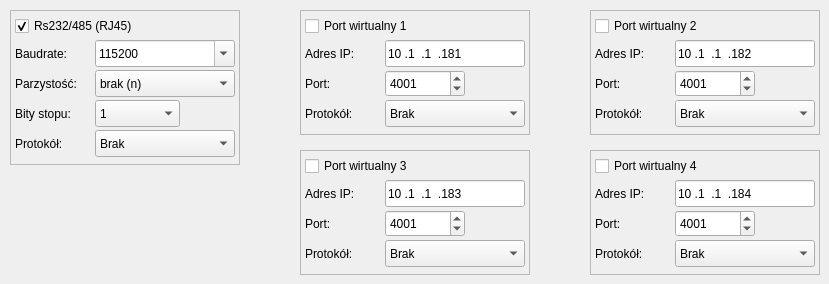
      <widget class="QWidget" name="tab_10">
       <attribute name="title">
        <string>RS232/485</string>
       </attribute>
       <widget class="QFrame" name="frame_11">
        <property name="geometry">
         <rect>
          <x>10</x>
          <y>10</y>
          <width>230</width>
          <height>155</height>
         </rect>
        </property>
        <property name="frameShape">
         <enum>QFrame::StyledPanel</enum>
        </property>
        <property name="frameShadow">
         <enum>QFrame::Raised</enum>
        </property>
        <widget class="QCheckBox" name="rsActiveChk">
         <property name="geometry">
          <rect>
           <x>5</x>
           <y>5</y>
           <width>150</width>
           <height>22</height>
          </rect>
         </property>
         <property name="text">
          <string>Rs232/485 (RJ45)</string>
         </property>
         <property name="checked">
          <bool>true</bool>
         </property>
        </widget>
        <widget class="QLabel" name="label_80">
         <property name="geometry">
          <rect>
           <x>5</x>
           <y>35</y>
           <width>70</width>
           <height>17</height>
          </rect>
         </property>
         <property name="text">
          <string>Baudrate:</string>
         </property>
        </widget>
        <widget class="QLabel" name="label_81">
         <property name="geometry">
          <rect>
           <x>5</x>
           <y>65</y>
           <width>80</width>
           <height>17</height>
          </rect>
         </property>
         <property name="text">
          <string>Parzystość:</string>
         </property>
        </widget>
        <widget class="QLabel" name="label_82">
         <property name="geometry">
          <rect>
           <x>5</x>
           <y>95</y>
           <width>80</width>
           <height>17</height>
          </rect>
         </property>
         <property name="text">
          <string>Bity stopu:</string>
         </property>
        </widget>
        <widget class="QLabel" name="label_83">
         <property name="geometry">
          <rect>
           <x>5</x>
           <y>125</y>
           <width>70</width>
           <height>17</height>
          </rect>
         </property>
         <property name="text">
          <string>Protokół:</string>
         </property>
        </widget>
        <widget class="QComboBox" name="rsBaudrateCmb">
         <property name="geometry">
          <rect>
           <x>85</x>
           <y>30</y>
           <width>140</width>
           <height>27</height>
          </rect>
         </property>
         <property name="editable">
          <bool>true</bool>
         </property>
         <property name="currentIndex">
          <number>12</number>
         </property>
         <item>
          <property name="text">
           <string>50</string>
          </property>
         </item>
         <item>
          <property name="text">
           <string>100</string>
          </property>
         </item>
         <item>
          <property name="text">
           <string>110</string>
          </property>
         </item>
         <item>
          <property name="text">
           <string>300</string>
          </property>
         </item>
         <item>
          <property name="text">
           <string>600</string>
          </property>
         </item>
         <item>
          <property name="text">
           <string>1200</string>
          </property>
         </item>
         <item>
          <property name="text">
           <string>2400</string>
          </property>
         </item>
         <item>
          <property name="text">
           <string>4800</string>
          </property>
         </item>
         <item>
          <property name="text">
           <string>9600</string>
          </property>
         </item>
         <item>
          <property name="text">
           <string>19200</string>
          </property>
         </item>
         <item>
          <property name="text">
           <string>38400</string>
          </property>
         </item>
         <item>
          <property name="text">
           <string>57600</string>
          </property>
         </item>
         <item>
          <property name="text">
           <string>115200</string>
          </property>
         </item>
        </widget>
        <widget class="QComboBox" name="rsParityCmb">
         <property name="geometry">
          <rect>
           <x>85</x>
           <y>60</y>
           <width>140</width>
           <height>27</height>
          </rect>
         </property>
         <property name="currentIndex">
          <number>0</number>
         </property>
         <item>
          <property name="text">
           <string>brak (n)</string>
          </property>
         </item>
         <item>
          <property name="text">
           <string>parzysty (e)</string>
          </property>
         </item>
         <item>
          <property name="text">
           <string>nieparzysty (o)</string>
          </property>
         </item>
        </widget>
        <widget class="QComboBox" name="rsStopBitsCmb">
         <property name="geometry">
          <rect>
           <x>85</x>
           <y>90</y>
           <width>85</width>
           <height>27</height>
          </rect>
         </property>
         <item>
          <property name="text">
           <string>1</string>
          </property>
         </item>
         <item>
          <property name="text">
           <string>2</string>
          </property>
         </item>
        </widget>
        <widget class="QComboBox" name="rsProtocolCmb">
         <property name="geometry">
          <rect>
           <x>85</x>
           <y>120</y>
           <width>140</width>
           <height>27</height>
          </rect>
         </property>
         <property name="currentIndex">
          <number>0</number>
         </property>
         <item>
          <property name="text">
           <string>Brak</string>
          </property>
         </item>
         <item>
          <property name="text">
           <string>Konsola</string>
          </property>
         </item>
         <item>
          <property name="text">
           <string>Modbus master</string>
          </property>
         </item>
         <item>
          <property name="text">
           <string>Licznik energii</string>
          </property>
         </item>
        </widget>
       </widget>
       <widget class="QFrame" name="frame_12">
        <property name="geometry">
         <rect>
          <x>300</x>
          <y>10</y>
          <width>230</width>
          <height>125</height>
         </rect>
        </property>
        <property name="frameShape">
         <enum>QFrame::StyledPanel</enum>
        </property>
        <property name="frameShadow">
         <enum>QFrame::Raised</enum>
        </property>
        <widget class="QCheckBox" name="virtRs1ActiveChk">
         <property name="geometry">
          <rect>
           <x>5</x>
           <y>5</y>
           <width>150</width>
           <height>22</height>
          </rect>
         </property>
         <property name="text">
          <string>Port wirtualny 1</string>
         </property>
         <property name="checked">
          <bool>false</bool>
         </property>
        </widget>
        <widget class="QLabel" name="label_87">
         <property name="geometry">
          <rect>
           <x>5</x>
           <y>95</y>
           <width>70</width>
           <height>17</height>
          </rect>
         </property>
         <property name="text">
          <string>Protokół:</string>
         </property>
        </widget>
        <widget class="QComboBox" name="virtRs1ProtocolCmb">
         <property name="geometry">
          <rect>
           <x>85</x>
           <y>90</y>
           <width>140</width>
           <height>27</height>
          </rect>
         </property>
         <property name="currentIndex">
          <number>0</number>
         </property>
         <item>
          <property name="text">
           <string>Brak</string>
          </property>
         </item>
         <item>
          <property name="text">
           <string>Konsola</string>
          </property>
         </item>
         <item>
          <property name="text">
           <string>Modbus master</string>
          </property>
         </item>
         <item>
          <property name="text">
           <string>Licznik energii</string>
          </property>
         </item>
        </widget>
        <widget class="QLineEdit" name="virtRs1IpAddrEdit">
         <property name="geometry">
          <rect>
           <x>85</x>
           <y>30</y>
           <width>140</width>
           <height>27</height>
          </rect>
         </property>
         <property name="inputMask">
          <string>000.000.000.000</string>
         </property>
         <property name="text">
          <string>10.1.1.181</string>
         </property>
        </widget>
        <widget class="QLabel" name="label_84">
         <property name="geometry">
          <rect>
           <x>5</x>
           <y>35</y>
           <width>60</width>
           <height>17</height>
          </rect>
         </property>
         <property name="text">
          <string>Adres IP:</string>
         </property>
        </widget>
        <widget class="QLabel" name="label_85">
         <property name="geometry">
          <rect>
           <x>5</x>
           <y>65</y>
           <width>40</width>
           <height>17</height>
          </rect>
         </property>
         <property name="text">
          <string>Port:</string>
         </property>
        </widget>
        <widget class="QSpinBox" name="virtRs1Port">
         <property name="geometry">
          <rect>
           <x>85</x>
           <y>60</y>
           <width>80</width>
           <height>27</height>
          </rect>
         </property>
         <property name="maximum">
          <number>65535</number>
         </property>
         <property name="value">
          <number>4001</number>
         </property>
        </widget>
       </widget>
       <widget class="QFrame" name="frame_13">
        <property name="geometry">
         <rect>
          <x>590</x>
          <y>10</y>
          <width>230</width>
          <height>125</height>
         </rect>
        </property>
        <property name="frameShape">
         <enum>QFrame::StyledPanel</enum>
        </property>
        <property name="frameShadow">
         <enum>QFrame::Raised</enum>
        </property>
        <widget class="QCheckBox" name="virtRs2ActiveChk">
         <property name="geometry">
          <rect>
           <x>5</x>
           <y>5</y>
           <width>150</width>
           <height>22</height>
          </rect>
         </property>
         <property name="text">
          <string>Port wirtualny 2</string>
         </property>
         <property name="checked">
          <bool>false</bool>
         </property>
        </widget>
        <widget class="QLabel" name="label_88">
         <property name="geometry">
          <rect>
           <x>5</x>
           <y>95</y>
           <width>70</width>
           <height>17</height>
          </rect>
         </property>
         <property name="text">
          <string>Protokół:</string>
         </property>
        </widget>
        <widget class="QComboBox" name="virtRs2ProtocolCmb">
         <property name="geometry">
          <rect>
           <x>85</x>
           <y>90</y>
           <width>140</width>
           <height>27</height>
          </rect>
         </property>
         <property name="currentIndex">
          <number>0</number>
         </property>
         <item>
          <property name="text">
           <string>Brak</string>
          </property>
         </item>
         <item>
          <property name="text">
           <string>Konsola</string>
          </property>
         </item>
         <item>
          <property name="text">
           <string>Modbus master</string>
          </property>
         </item>
         <item>
          <property name="text">
           <string>Licznik energii</string>
          </property>
         </item>
        </widget>
        <widget class="QLineEdit" name="virtRs2IpAddrEdit">
         <property name="geometry">
          <rect>
           <x>85</x>
           <y>30</y>
           <width>140</width>
           <height>27</height>
          </rect>
         </property>
         <property name="inputMask">
          <string>000.000.000.000</string>
         </property>
         <property name="text">
          <string>10.1.1.182</string>
         </property>
        </widget>
        <widget class="QLabel" name="label_86">
         <property name="geometry">
          <rect>
           <x>5</x>
           <y>35</y>
           <width>60</width>
           <height>17</height>
          </rect>
         </property>
         <property name="text">
          <string>Adres IP:</string>
         </property>
        </widget>
        <widget class="QLabel" name="label_89">
         <property name="geometry">
          <rect>
           <x>5</x>
           <y>65</y>
           <width>40</width>
           <height>17</height>
          </rect>
         </property>
         <property name="text">
          <string>Port:</string>
         </property>
        </widget>
        <widget class="QSpinBox" name="virtRs2Port">
         <property name="geometry">
          <rect>
           <x>85</x>
           <y>60</y>
           <width>80</width>
           <height>27</height>
          </rect>
         </property>
         <property name="maximum">
          <number>65535</number>
         </property>
         <property name="value">
          <number>4001</number>
         </property>
        </widget>
       </widget>
       <widget class="QFrame" name="frame_14">
        <property name="geometry">
         <rect>
          <x>300</x>
          <y>150</y>
          <width>230</width>
          <height>125</height>
         </rect>
        </property>
        <property name="frameShape">
         <enum>QFrame::StyledPanel</enum>
        </property>
        <property name="frameShadow">
         <enum>QFrame::Raised</enum>
        </property>
        <widget class="QCheckBox" name="virtRs3ActiveChk">
         <property name="geometry">
          <rect>
           <x>5</x>
           <y>5</y>
           <width>150</width>
           <height>22</height>
          </rect>
         </property>
         <property name="text">
          <string>Port wirtualny 3</string>
         </property>
         <property name="checked">
          <bool>false</bool>
         </property>
        </widget>
        <widget class="QLabel" name="label_90">
         <property name="geometry">
          <rect>
           <x>5</x>
           <y>95</y>
           <width>70</width>
           <height>17</height>
          </rect>
         </property>
         <property name="text">
          <string>Protokół:</string>
         </property>
        </widget>
        <widget class="QComboBox" name="virtRs3ProtocolCmb">
         <property name="geometry">
          <rect>
           <x>85</x>
           <y>90</y>
           <width>140</width>
           <height>27</height>
          </rect>
         </property>
         <property name="currentIndex">
          <number>0</number>
         </property>
         <item>
          <property name="text">
           <string>Brak</string>
          </property>
         </item>
         <item>
          <property name="text">
           <string>Konsola</string>
          </property>
         </item>
         <item>
          <property name="text">
           <string>Modbus master</string>
          </property>
         </item>
         <item>
          <property name="text">
           <string>Licznik energii</string>
          </property>
         </item>
        </widget>
        <widget class="QLineEdit" name="virtRs3IpAddrEdit">
         <property name="geometry">
          <rect>
           <x>85</x>
           <y>30</y>
           <width>140</width>
           <height>27</height>
          </rect>
         </property>
         <property name="inputMask">
          <string>000.000.000.000</string>
         </property>
         <property name="text">
          <string>10.1.1.183</string>
         </property>
        </widget>
        <widget class="QLabel" name="label_91">
         <property name="geometry">
          <rect>
           <x>5</x>
           <y>35</y>
           <width>60</width>
           <height>17</height>
          </rect>
         </property>
         <property name="text">
          <string>Adres IP:</string>
         </property>
        </widget>
        <widget class="QLabel" name="label_92">
         <property name="geometry">
          <rect>
           <x>5</x>
           <y>65</y>
           <width>40</width>
           <height>17</height>
          </rect>
         </property>
         <property name="text">
          <string>Port:</string>
         </property>
        </widget>
        <widget class="QSpinBox" name="virtRs3Port">
         <property name="geometry">
          <rect>
           <x>85</x>
           <y>60</y>
           <width>80</width>
           <height>27</height>
          </rect>
         </property>
         <property name="maximum">
          <number>65535</number>
         </property>
         <property name="value">
          <number>4001</number>
         </property>
        </widget>
       </widget>
       <widget class="QFrame" name="frame_15">
        <property name="geometry">
         <rect>
          <x>590</x>
          <y>150</y>
          <width>230</width>
          <height>125</height>
         </rect>
        </property>
        <property name="frameShape">
         <enum>QFrame::StyledPanel</enum>
        </property>
        <property name="frameShadow">
         <enum>QFrame::Raised</enum>
        </property>
        <widget class="QCheckBox" name="virtRs4ActiveChk">
         <property name="geometry">
          <rect>
           <x>5</x>
           <y>5</y>
           <width>150</width>
           <height>22</height>
          </rect>
         </property>
         <property name="text">
          <string>Port wirtualny 4</string>
         </property>
         <property name="checked">
          <bool>false</bool>
         </property>
        </widget>
        <widget class="QLabel" name="label_93">
         <property name="geometry">
          <rect>
           <x>5</x>
           <y>95</y>
           <width>70</width>
           <height>17</height>
          </rect>
         </property>
         <property name="text">
          <string>Protokół:</string>
         </property>
        </widget>
        <widget class="QComboBox" name="virtRs4ProtocolCmb">
         <property name="geometry">
          <rect>
           <x>85</x>
           <y>90</y>
           <width>140</width>
           <height>27</height>
          </rect>
         </property>
         <property name="currentIndex">
          <number>0</number>
         </property>
         <item>
          <property name="text">
           <string>Brak</string>
          </property>
         </item>
         <item>
          <property name="text">
           <string>Konsola</string>
          </property>
         </item>
         <item>
          <property name="text">
           <string>Modbus master</string>
          </property>
         </item>
         <item>
          <property name="text">
           <string>Licznik energii</string>
          </property>
         </item>
        </widget>
        <widget class="QLineEdit" name="virtRs4IpAddrEdit">
         <property name="geometry">
          <rect>
           <x>85</x>
           <y>30</y>
           <width>140</width>
           <height>27</height>
          </rect>
         </property>
         <property name="inputMask">
          <string>000.000.000.000</string>
         </property>
         <property name="text">
          <string>10.1.1.184</string>
         </property>
        </widget>
        <widget class="QLabel" name="label_94">
         <property name="geometry">
          <rect>
           <x>5</x>
           <y>35</y>
           <width>60</width>
           <height>17</height>
          </rect>
         </property>
         <property name="text">
          <string>Adres IP:</string>
         </property>
        </widget>
        <widget class="QLabel" name="label_95">
         <property name="geometry">
          <rect>
           <x>5</x>
           <y>65</y>
           <width>40</width>
           <height>17</height>
          </rect>
         </property>
         <property name="text">
          <string>Port:</string>
         </property>
        </widget>
        <widget class="QSpinBox" name="virtRs4Port">
         <property name="geometry">
          <rect>
           <x>85</x>
           <y>60</y>
           <width>80</width>
           <height>27</height>
          </rect>
         </property>
         <property name="maximum">
          <number>65535</number>
         </property>
         <property name="value">
          <number>4001</number>
         </property>
        </widget>
       </widget>
      </widget>
